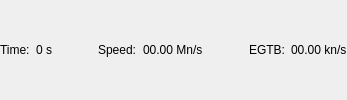
    <widget class="QWidget" name="widget_Status" native="true">
     <layout class="QVBoxLayout" name="verticalLayout_4">
      <property name="leftMargin">
       <number>0</number>
      </property>
      <property name="topMargin">
       <number>0</number>
      </property>
      <property name="rightMargin">
       <number>0</number>
      </property>
      <property name="bottomMargin">
       <number>0</number>
      </property>
      <item>
       <layout class="QHBoxLayout" name="horizontalLayout">
        <property name="leftMargin">
         <number>0</number>
        </property>
        <property name="topMargin">
         <number>0</number>
        </property>
        <item>
         <widget class="QLabel" name="label_4">
          <property name="text">
           <string>Time:</string>
          </property>
         </widget>
        </item>
        <item>
         <widget class="QLabel" name="label_Time">
          <property name="text">
           <string>0 s</string>
          </property>
          <property name="textFormat">
           <enum>Qt::PlainText</enum>
          </property>
         </widget>
        </item>
        <item>
         <spacer name="horizontalSpacer_4">
          <property name="orientation">
           <enum>Qt::Horizontal</enum>
          </property>
          <property name="sizeHint" stdset="0">
           <size>
            <width>40</width>
            <height>20</height>
           </size>
          </property>
         </spacer>
        </item>
        <item>
         <widget class="QLabel" name="label_2">
          <property name="text">
           <string>Speed:</string>
          </property>
         </widget>
        </item>
        <item>
         <widget class="QLabel" name="label_Speed">
          <property name="text">
           <string>00.00 Mn/s</string>
          </property>
          <property name="textFormat">
           <enum>Qt::PlainText</enum>
          </property>
         </widget>
        </item>
        <item>
         <spacer name="horizontalSpacer_3">
          <property name="orientation">
           <enum>Qt::Horizontal</enum>
          </property>
          <property name="sizeHint" stdset="0">
           <size>
            <width>40</width>
            <height>20</height>
           </size>
          </property>
         </spacer>
        </item>
        <item>
         <widget class="QLabel" name="label_3">
          <property name="text">
           <string>EGTB:</string>
          </property>
         </widget>
        </item>
        <item>
         <widget class="QLabel" name="label_EGTB">
          <property name="text">
           <string>00.00 kn/s</string>
          </property>
          <property name="textFormat">
           <enum>Qt::PlainText</enum>
          </property>
         </widget>
        </item>
       </layout>
      </item>
     </layout>
    </widget>
